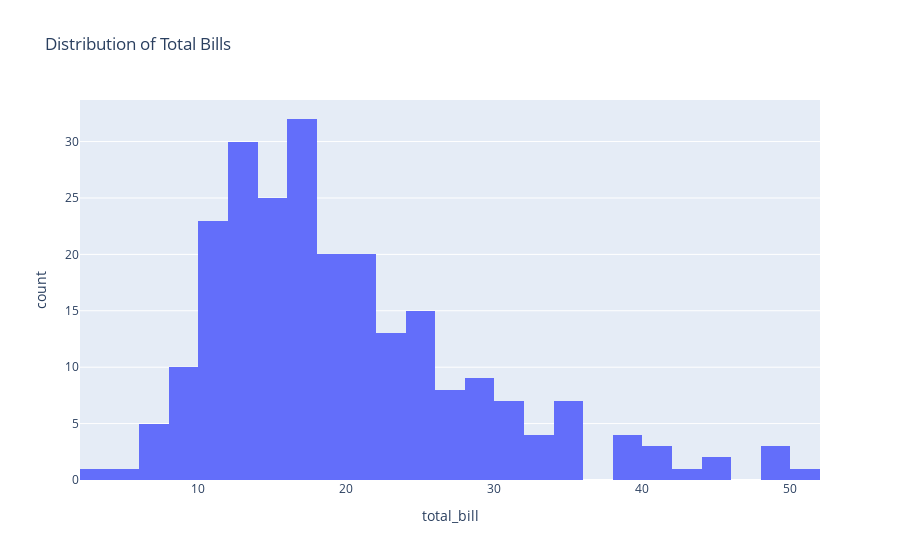

Here is the notebook cell this chart was saved with:
### Markdown cell above
### Q5. What is Distplot? Using Plotly express, plot a distplot.

Ans-> 
Distplot is a term commonly associated with the Seaborn library, not Plotly Express. A distplot is used to display the distribution of a univariate set of observations (one variable) and typically combines a histogram and a kernel density estimate.

### Code cell
import plotly.express as px
import seaborn as sns

# Load the tips dataset from seaborn
tips = sns.load_dataset("tips")

# Create a histogram using Plotly Express
fig = px.histogram(tips, x="total_bill", title="Distribution of Total Bills")

# Show the plot
fig.show()

### Figure 1 — Plotly figure (JSON) as saved in the notebook; plotly's stock layout.template omitted (floating-point values rounded to 4 significant figures; data arrays with more than 128 entries replaced by an {"elided": "..."} marker saying what was removed)
{"data": [{"alignmentgroup": "True", "bingroup": "x", "hovertemplate": "total_bill=%{x}<br>count=%{y}<extra></extra>", "legendgroup": "", "marker": {"color": "#636efa", "pattern": {"shape": ""}}, "name": "", "offsetgroup": "", "orientation": "v", "showlegend": false, "type": "histogram", "x": {"elided": "244 float values"}, "xaxis": "x", "yaxis": "y"}], "layout": {"barmode": "relative", "legend": {"tracegroupgap": 0}, "title": {"text": "Distribution of Total Bills"}, "xaxis": {"anchor": "y", "domain": [0, 1], "title": {"text": "total_bill"}}, "yaxis": {"anchor": "x", "domain": [0, 1], "title": {"text": "count"}}}}
